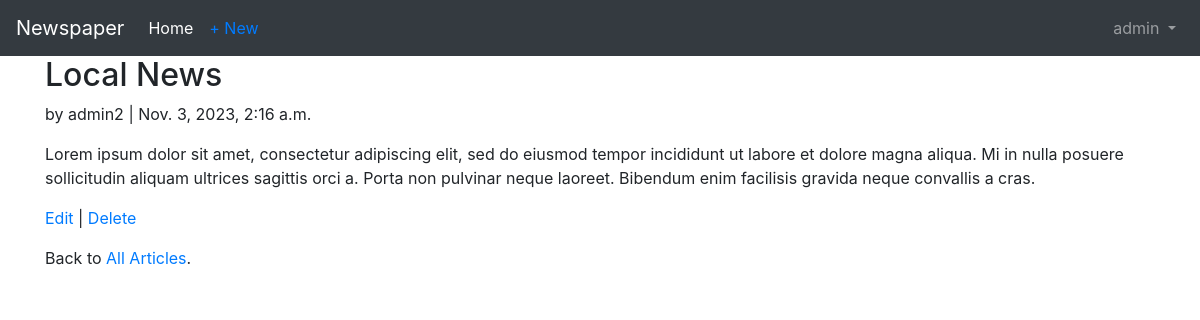
The app's page /articles/1/ (signed in) with its own data.
### accounts/models.py (models this page shows)
class CustomUser(AbstractUser):
    age = models.PositiveBigIntegerField(null=True , blank=True)

### articles/models.py (models this page shows, shortened)
class Article(models.Model):
    title = models.CharField(max_length=255)
    body = models.TextField()
    date = models.DateTimeField(auto_now_add=True)
    author = models.ForeignKey(
        get_user_model(),
        on_delete=models.CASCADE,
    )

### articles/views.py (the view)
# urls.py: path('<int:pk>/' , ArticleDetailView.as_view() , name='article_detail'),
class ArticleDetailView(LoginRequiredMixin,DetailView):
    model = Article
    template_name = 'article_detail.html'

### templates/article_detail.html
{% extends 'base.html' %}
{% block content %}
    <div class="article-entry">
        <h2>{{object.title}}</h2>
        <p>by {{object.author}} | {{object.date}}</p>
        <p>{{object.body}}</p>
    </div>
    <p>
        <a href="{% url 'article_edit' article.pk %}">Edit</a> |
        <a href="{% url 'article_delete' article.pk %}">Delete</a>
    </p>
    <p>Back to <a href="{% url 'article_list' %}">All Articles</a>.</p>
{% endblock content %}

### templates/base.html (shortened to what this page needs)
<!DOCTYPE html>
<html lang="en">
<head>
    <link rel="stylesheet" href="https://cdn.jsdelivr.net/npm/bootstrap@4.6.2/dist/css/bootstrap.min.css">
</head>
<body>
    <nav class="navbar navbar-expand-lg navbar-dark bg-dark">
        <a class="navbar-brand" href="{% url 'home' %}">Newspaper</a>
        {% if user.is_authenticated %}
        <ul class="navbar-nav mr-auto">
            <li class="nav-item active">
                <a class="nav-link" href="{% url 'home' %}">Home <span class="sr-only">(current)</span></a>
            </li>
            <li class="nav-item">
                <a href="{% url 'article_new' %}" class="nav-link text-primary">+ New</a>
            </li>
        </ul>
        {% endif %}
        <div class="collapse navbar-collapse" id="navbarSupportedContent">
            {% if user.is_authenticated %}
            <ul class="navbar-nav ml-auto">
                <li class="nav-item">
                    <a class="nav-link dropdown-toggle" href="#" id="navbarDropdown" role="button" data-toggle="dropdown" aria-haspopup="true" aria-expanded="false">
                        {{ user.username }}
                    </a>
                </li>
            </ul>
            {% else %}
            <form class="form-inline ml-auto">
                <a class="btn btn-outline-secondary" href="{% url 'login' %}">Log In</a>
                <a class="btn btn-primary ml-2" href="{% url 'signup' %}">Sign Up</a>
            </form>
            {% endif %}
        </div>
    </nav>
    <main>
        <div class="container">
            {% block content %}
            {% endblock content %}
        </div>
    </main>
</body>
</html>

### records on screen
CustomUser: username "admin"
Article: title "Local News", author "admin2", date "Nov. 3, 2023, 2:16 a.m.", body "Lorem ipsum dolor sit amet, consectetur adipiscing elit, sed do eiusmod tempor incididunt ut labore et dolore magna aliqua. Mi in nulla posuere sollicitudin aliquam ultrices sagittis orci a. Porta non pulvinar neque laoreet. Bibendum enim facilisis gravida neque convallis a cras."
